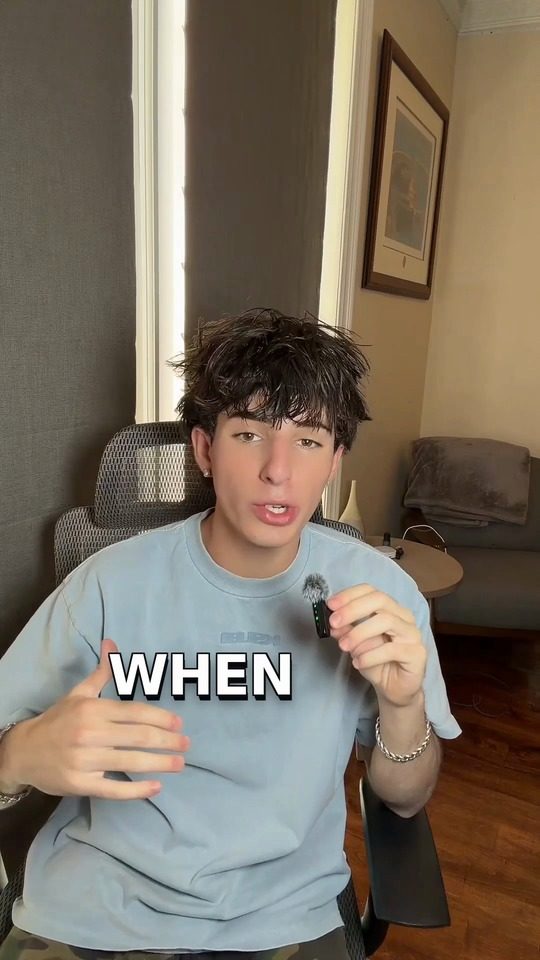
#> input picture measured/perceptibility_fixture.jpg, 540 x 960 px
$ python smoke_perceptibility_peaks.py
#> lines starting #> are read from the running program, lines starting #| are printed output that depends on the picture
### measure_perceptibility.py
#!/usr/bin/env python3
"""THE PERCEPTIBILITY TEST, run on the amber screen composite.

Ruled by Zac 2026-09-21: LightLeakOverlay's 0.82 was BORROWED from
ShutterFlashOverlay, so measure it — "the same perceptibility test
ShutterFlashOverlay got in June — speaker legible through the effect at peak —
on the amber screen composite. Then it's a number, not a guess."

WHAT IS MEASURED. Retained detail: the RMS of the high-pass luma (luma minus a
blurred copy) of the composite, over the same quantity for the clean frame.
That is a direct proxy for "is there still visible texture in the face" — it
ignores the overall brightness shift, which is the EFFECT, and counts only the
modulation, which is the PICTURE.

WHY IT CANCELS CONTENT. The criterion is a RATIO taken against the same frame,
so the source's own detail divides out. This repo has twice set an absolute
threshold from one draw and had the arms swap sides on different content; a
ratio within one measurement has no population constant to mis-fit.

THE REFERENCE IS SHUTTERFLASH AT ITS ACCEPTED 0.82, NOT A NUMBER I CHOSE. Its
wash is #ffffff composited NORMALLY, so retention is exactly 1 - peak = 0.18,
and that value is the one judged acceptable in June after 0.95 was judged a
blown exposure. Every LightLeak candidate is scored against that same bar on
that same frame.

THE BOUND IS THE WORST PIXEL, NOT THE AVERAGE. l1 and l2 are travelling radial
glows; where their centres coincide the two screens stack. Averaging over the
frame would report a comfortable number for a component that erases the face at
the bloom. So the composites here are evaluated at FULL gradient alpha — the
worst case the component can actually produce — and that is stated rather than
hidden in a mean.

MODEL, AND ITS LIMIT, STATED. The blends are the W3C formulae for screen and
soft-light applied per channel at the layer opacities the body declares, over a
real frame of the real source. It does NOT model the 28-40px blur, the gradient
falloff, or the two blooms' exact overlap geometry — all of which make the real
frame KINDER than this bound. So the k it returns is conservative by
construction: safe to ship, and to be confirmed against Builder 1's render.
"""
import json
import os
import sys

import numpy as np
from PIL import Image, ImageFilter

HERE = os.path.dirname(os.path.abspath(__file__))
REF_RETENTION = None  # measured from ShutterFlash at its registered peak


def luma(a):
    return 0.2126 * a[..., 0] + 0.7152 * a[..., 1] + 0.0722 * a[..., 2]


def detail_rms(rgb01):
    """RMS of the high-pass luma — the visible texture, brightness removed."""
    y = luma(rgb01)
    im = Image.fromarray((np.clip(y, 0, 1) * 255).astype(np.uint8))
    lo = np.asarray(im.filter(ImageFilter.GaussianBlur(radius=4)), dtype=np.float64) / 255.0
    return float(np.sqrt(np.mean((y - lo) ** 2)))


def hexrgb(h):
    h = h.lstrip("#")
    return np.array([int(h[i:i + 2], 16) for i in (0, 2, 4)], dtype=np.float64) / 255.0


def screen(s, b):
    return 1.0 - (1.0 - s) * (1.0 - b)


def soft_light(s, b):
    d = np.where(s <= 0.25, ((16 * s - 12) * s + 4) * s, np.sqrt(np.clip(s, 0, 1)))
    return np.where(b <= 0.5,
                    s - (1 - 2 * b) * s * (1 - s),
                    s + (2 * b - 1) * (d - s))


def over(s, blended, alpha):
    return (1.0 - alpha) * s + alpha * blended


def shutterflash(src, peak, color="#ffffff"):
    """The wash only: a flat colour composited NORMALLY at `peak`."""
    return over(src, np.broadcast_to(hexrgb(color), src.shape), peak)


def lightleak(src, l2_peak, intensity=1.0, palette="warm", blend="registered"):
    """Worst-case stack at full gradient alpha, the bound at the coincident bloom.

    blend="registered" IS THE ONE THAT MATTERS, AND IT IS THE DEFAULT.

    CHATCUT STRIPS mixBlendMode AT REGISTRATION. Read back from the registered
    asset on 2026-09-21: all three declarations gone, with the source comments
    still saying "drawn in `screen`". That is a FIFTH auto-rewrite alongside the
    props-fallback strip, the nested ({item}) injection, <img> -> <Img>, and the
    trailing newline — and it is the only one that silently changes what the
    component LOOKS LIKE rather than how it is written.

    My first measurement modelled the DESIGN (screen + soft-light) and solved
    0.71. The registered runtime composites NORMALLY, which is far heavier, and
    the rendered still is the tiebreaker: it showed the picture all but gone,
    which is what the normal model predicts (0.033 retained) and not what the
    screen model predicts (0.069 at the same value, on a bar of 0.18).
    The frame is evidence FOR the normal model. `blend="designed"` is kept only
    so the two can be compared and the gap stays visible.
    """
    pal = {"warm": {"primary": "#FF8A30", "secondary": "#FFB870", "highlight": "#FFE2B0"},
           "gold": {"primary": "#FFC93C", "secondary": "#FFE070", "highlight": "#FFF7C8"},
           "cool": {"primary": "#5BC8FF", "secondary": "#A8DCFF", "highlight": "#E0F2FF"},
           "magenta": {"primary": "#E64FA1", "secondary": "#F593C5", "highlight": "#FFD6EB"}}[palette]
    out = src
    sec = np.broadcast_to(hexrgb(pal["secondary"]), src.shape)
    pri = np.broadcast_to(hexrgb(pal["primary"]), src.shape)
    hi = np.broadcast_to(hexrgb(pal["highlight"]), src.shape)
    if blend == "designed":
        out = over(out, soft_light(out, sec), 0.30 * intensity)
        out = over(out, screen(out, pri), 0.85 * intensity)
        out = over(out, screen(out, hi), l2_peak * intensity)
    else:
        # mixBlendMode is gone by the time this renders: every layer is a plain
        # alpha composite of a flat-ish colour over the picture.
        out = over(out, sec, 0.30 * intensity)
        out = over(out, pri, 0.85 * intensity)
        out = over(out, hi, l2_peak * intensity)
    return np.clip(out, 0, 1)


# [67 lines left out: function main, not called in this run]


# [2 lines that do not run on import are left out]

### smoke_perceptibility_peaks.py
#!/usr/bin/env python3
"""The source stays perceptible through every full-frame overlay, at its peak.

THIS RE-RUNS THE MEASUREMENT; IT DOES NOT READ A RECORDED NUMBER. The fixture
lives in the tree (measured/perceptibility_fixture.jpg) precisely so the bar is
re-derived on every run and cannot quietly become a number somebody typed. A
gate that compares a constant against a constant in a JSON file is checking that
two copies agree, which is the class lane_contract.py exists to delete.

WHY IT IS A GATE AT ALL. ShutterFlashOverlay learned this in June — 0.95 made
the speaker a near-invisible silhouette, 0.82 kept them readable — and the
lesson stayed inside ShutterFlash. LightLeakOverlay shipped its l2 bloom at 1.00
and nothing anywhere noticed, because a too-strong overlay renders a perfectly
valid frame: right duration, right colour, real footage, no error. It is the
third failure class, real and wrong, and only a comparison against the SOURCE
sees it.

AND THE BORROW IS WHY THE MEASUREMENT HAD TO HAPPEN. Carrying 0.82 across from
ShutterFlash scored 0.1402 here — still under the bar. The borrowed number was
not conservative, it was wrong in the same direction, on a composite whose
blend mode and colour are both different. Measured answer: 0.71.
"""
import os
import re
import sys

import numpy as np
from PIL import Image

HERE = os.path.dirname(os.path.abspath(__file__))
sys.path.insert(0, HERE)
import measure_perceptibility as M                             # noqa: E402

FIXTURE = os.path.join(HERE, "measured", "perceptibility_fixture.jpg")
BODIES = os.path.join(HERE, "port", "bodies")
FAILS = []


def leg(name, ok, got):
    print("  %-36s %s   %s" % (name, "ok " if ok else "FAIL", got))
    if not ok:
        FAILS.append(name)


def main():
    if not os.path.exists(FIXTURE):
        print("HARNESS FAILURE: no fixture at %s — the bar cannot be derived" % FIXTURE)
        return 2
    src = np.asarray(Image.open(FIXTURE).convert("RGB"), dtype=np.float64) / 255.0
    base = M.detail_rms(src)
#> in detail_rms, `lo = np.asarray(im.filter(ImageFilter.GaussianBlur(radius=4)), dtype=n..`:
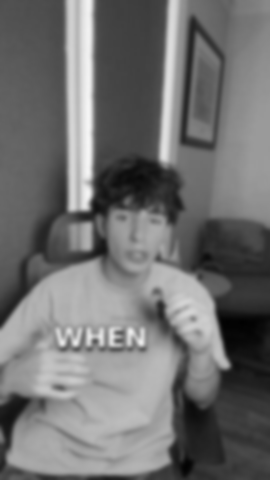
#> lo: shape (960, 540) float64 (shown at 1/2 size); min 0.00392, max 0.961, mean 0.439
#> base = 0.0659
    # A FLAT FIXTURE MAKES EVERY COMPOSITE LOOK LEGIBLE. Refuse, do not divide.
    if base <= 1e-3:
        print("HARNESS FAILURE: fixture has no detail to retain (rms=%.6f)" % base)
        return 2
    print("  fixture detail rms %.5f" % base)
#|   fixture detail rms 0.06591

    bar = M.detail_rms(M.shutterflash(src, 0.82)) / base
#> in over, `return (1.0 - alpha) * s + alpha * blended`:
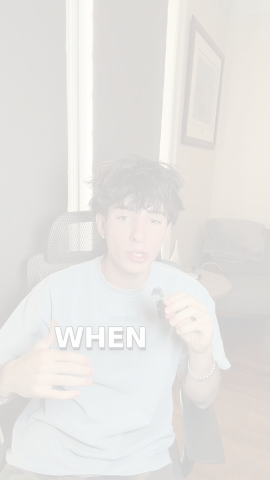
#> returned value: shape (960, 540, 3) float64 (shown at 1/2 size); mean of channels 0, 1, 2 0.906, 0.898, 0.888; drawn as R, G, B
#> bar = 0.182
    rejected = M.detail_rms(M.shutterflash(src, 0.95)) / base
#> call 2 of over, with alpha = 0.95
#> in over (call 2), `return (1.0 - alpha) * s + alpha * blended`:
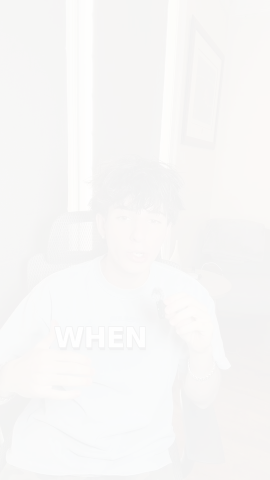
#> returned value: shape (960, 540, 3) float64 (shown at 1/2 size); mean of channels 0, 1, 2 0.974, 0.972, 0.969; drawn as R, G, B
#> rejected = 0.0592

    # L0 THE INSTRUMENT MUST ORDER TWO KNOWN-GOOD/KNOWN-BAD POINTS CORRECTLY.
    # Without this the whole gate could be measuring nothing and still pass:
    # 0.82 SHIPPED and 0.95 was rejected as a blown exposure, so retention at
    # 0.82 has to be materially higher. A check calibrated on one point cannot
    # tell a working instrument from a broken one.
    leg("L0 instrument_separates_known_pair", bar > rejected * 1.5,
        "0.82 -> %.4f vs 0.95 -> %.4f" % (bar, rejected))

    # Re-solve the ceiling for LightLeak's l2 on this run.
    lo, hi = 0.0, 1.0
    if M.detail_rms(M.lightleak(src, 0.0, blend="designed")) / base < bar:
#> in luma (call 4), `return 0.2126 * a[..., 0] + 0.7152 * a[..., 1] + 0.0722 * a[..., 2]`:
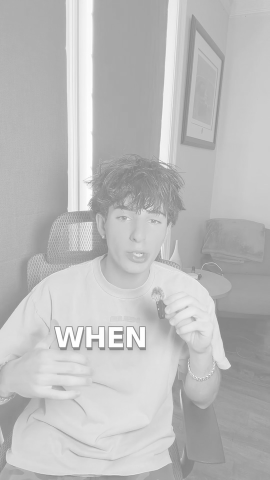
#> returned value: shape (960, 540) float64 (shown at 1/2 size); min 0.521, max 1, mean 0.739
        leg("L1 ceiling_is_solvable", False, "even l2 off is under the bar")
        solved = 0.0
    else:
        for _ in range(40):
            mid = (lo + hi) / 2
            if M.detail_rms(M.lightleak(src, mid, blend="designed")) / base >= bar:
                lo = mid
            else:
                hi = mid
#> this loop made 40 passes
#> mid on passes 1, 3, 4, 6, 8, 9, 10, 11: 0.5, 0.625, 0.688, 0.703, 0.707, 0.709, 0.71, 0.71
#> pass 1, in lightleak (call 2), `sec = np.broadcast_to(hexrgb(pal["secondary"]), src.shape)`:
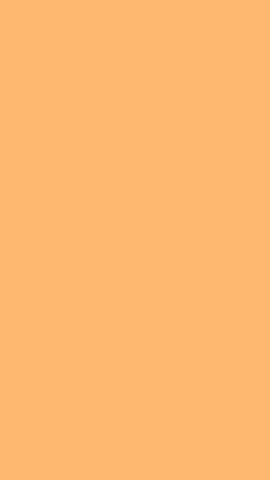
#> sec: shape (960, 540, 3) float64 (shown at 1/2 size); mean R, G, B 1, 0.722, 0.439
#> pass 1, in lightleak (call 2), `pri = np.broadcast_to(hexrgb(pal["primary"]), src.shape)`:
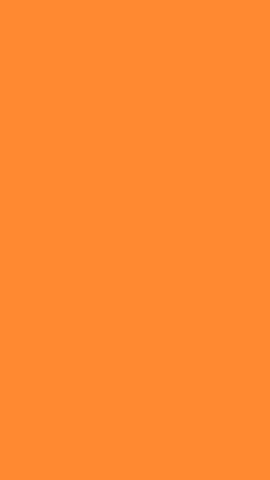
#> pri: shape (960, 540, 3) float64 (shown at 1/2 size); mean R, G, B 1, 0.541, 0.188
#> pass 1, in lightleak (call 2), `out = over(out, screen(out, hi), l2_peak * intensity)`:
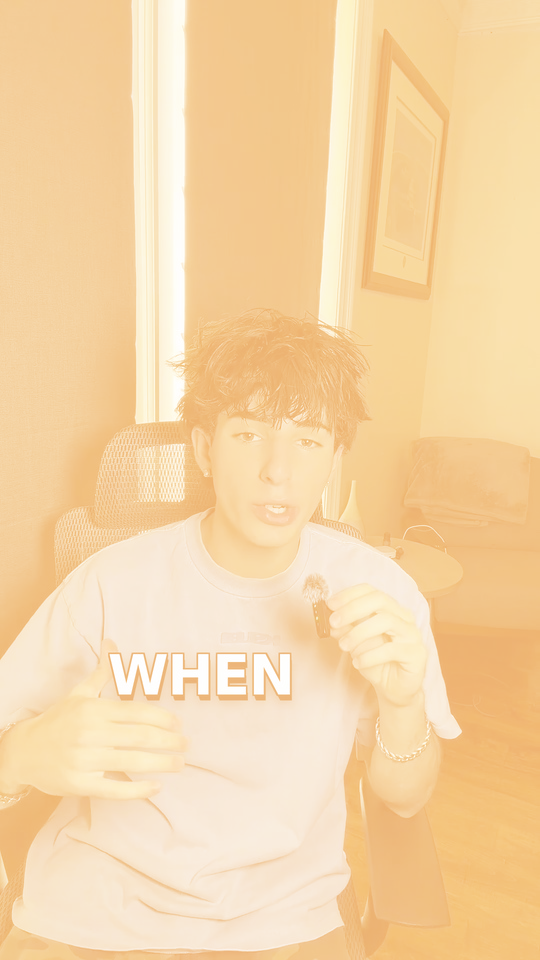
#> out: shape (960, 540, 3) float64; mean R, G, B 0.965, 0.838, 0.655
        solved = lo
#> solved = 0.711
        # L1 a degenerate solve (0.0 or 1.0) means the bisection learned nothing.
        leg("L1 ceiling_is_solvable", 0.02 < solved < 0.99, "solved %.3f" % solved)

    # L2 ShutterFlash's registered peak has not been raised. Its label says
    # "do not raise" and a label is not a gate.
    import json
#> (the run stopped early here; a loop or call above may not have finished)

$ run again, with measured/sweep_registered_i065.jpg copied over measured/perceptibility_fixture.jpg
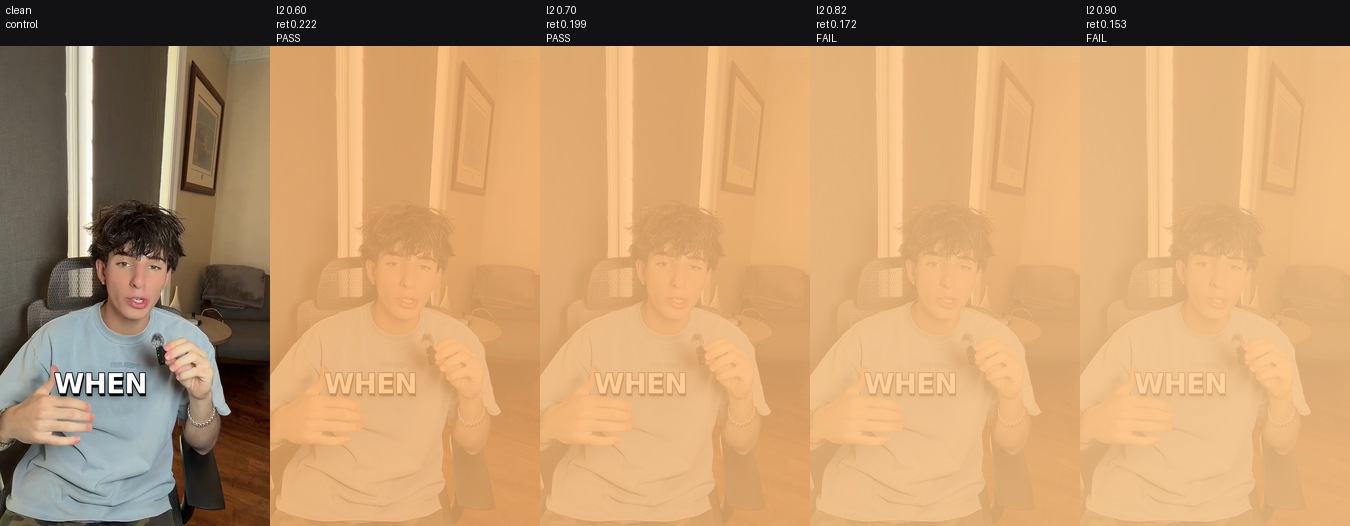
#> input picture measured/sweep_registered_i065.jpg, 1350 x 526 px
#> base = 0.0525
#|   fixture detail rms 0.05254
#> bar = 0.184
#> rejected = 0.0639
#> in luma (call 4), `return 0.2126 * a[..., 0] + 0.7152 * a[..., 1] + 0.0722 * a[..., 2]`:
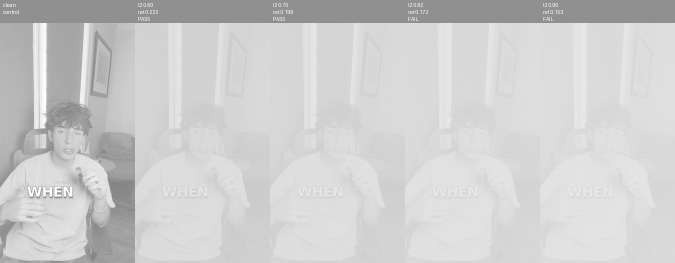
#> returned value: shape (526, 1350) float64 (shown at 1/2 size); min 0.521, max 1, mean 0.809
#> the loop in main, `for _ in range(40):` made 40 passes
#> mid on passes 1, 3, 4, 7, 8, 9, 10, 11: 0.5, 0.625, 0.688, 0.695, 0.699, 0.701, 0.702, 0.703
#> pass 1, in lightleak (call 2), `out = over(out, screen(out, hi), l2_peak * intensity)`:
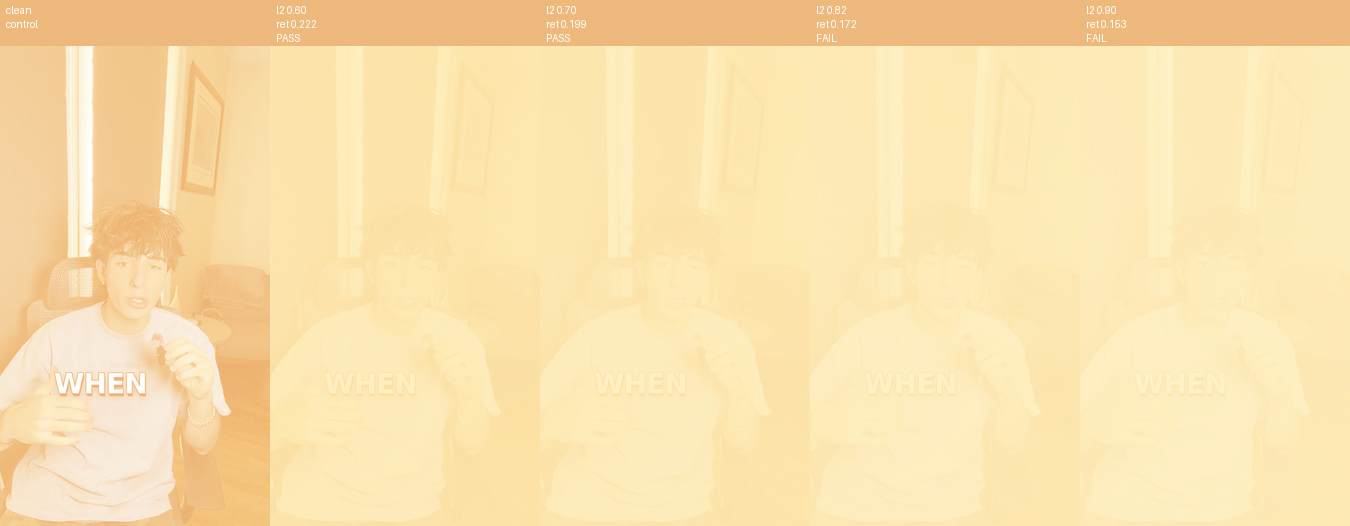
#> out: shape (526, 1350, 3) float64; mean R, G, B 0.983, 0.884, 0.68
#> solved = 0.703
